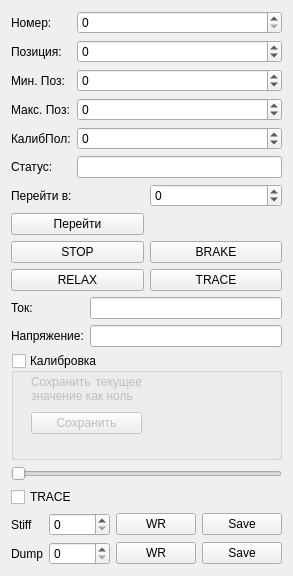
<?xml version="1.0" encoding="UTF-8"?>
<ui version="4.0">
 <class>DriverControllerWidget</class>
 <widget class="QWidget" name="DriverControllerWidget">
  <property name="geometry">
   <rect>
    <x>0</x>
    <y>0</y>
    <width>188</width>
    <height>576</height>
   </rect>
  </property>
  <property name="windowTitle">
   <string>Form</string>
  </property>
  <layout class="QVBoxLayout" name="verticalLayout_4">
   <item>
    <layout class="QGridLayout" name="gridLayout_2">
     <item row="0" column="0">
      <widget class="QLabel" name="label">
       <property name="text">
        <string>Номер:</string>
       </property>
      </widget>
     </item>
     <item row="0" column="1">
      <widget class="QSpinBox" name="spinNumber"/>
     </item>
     <item row="1" column="0">
      <widget class="QLabel" name="label_2">
       <property name="text">
        <string>Позиция:</string>
       </property>
      </widget>
     </item>
     <item row="1" column="1">
      <widget class="QSpinBox" name="spinPosition">
       <property name="minimum">
        <number>-100000</number>
       </property>
       <property name="maximum">
        <number>100000</number>
       </property>
      </widget>
     </item>
     <item row="2" column="0">
      <widget class="QLabel" name="label_3">
       <property name="text">
        <string>Мин. Поз:</string>
       </property>
      </widget>
     </item>
     <item row="2" column="1">
      <widget class="QSpinBox" name="spinMinPos">
       <property name="minimum">
        <number>-100000</number>
       </property>
       <property name="maximum">
        <number>100000</number>
       </property>
      </widget>
     </item>
     <item row="3" column="0">
      <widget class="QLabel" name="label_4">
       <property name="text">
        <string>Макс. Поз:</string>
       </property>
      </widget>
     </item>
     <item row="3" column="1">
      <widget class="QSpinBox" name="spinMaxPos">
       <property name="minimum">
        <number>-100000</number>
       </property>
       <property name="maximum">
        <number>100000</number>
       </property>
      </widget>
     </item>
     <item row="4" column="0">
      <widget class="QLabel" name="label_5">
       <property name="text">
        <string>КалибПол:</string>
       </property>
      </widget>
     </item>
     <item row="4" column="1">
      <widget class="QSpinBox" name="spinIlim">
       <property name="minimum">
        <number>-100000</number>
       </property>
       <property name="maximum">
        <number>100000</number>
       </property>
      </widget>
     </item>
     <item row="5" column="0">
      <widget class="QLabel" name="label_6">
       <property name="text">
        <string>Статус:</string>
       </property>
      </widget>
     </item>
     <item row="5" column="1">
      <widget class="QLineEdit" name="lineStatus">
       <property name="readOnly">
        <bool>true</bool>
       </property>
      </widget>
     </item>
    </layout>
   </item>
   <item>
    <layout class="QGridLayout" name="gridLayout_4">
     <item row="1" column="0">
      <widget class="QPushButton" name="ButtonPosSet">
       <property name="text">
        <string>Перейти</string>
       </property>
      </widget>
     </item>
     <item row="0" column="0">
      <widget class="QLabel" name="label_7">
       <property name="text">
        <string>Перейти в:</string>
       </property>
      </widget>
     </item>
     <item row="0" column="1">
      <widget class="QSpinBox" name="spinPosSet">
       <property name="minimum">
        <number>-100000</number>
       </property>
       <property name="maximum">
        <number>100000</number>
       </property>
      </widget>
     </item>
    </layout>
   </item>
   <item>
    <layout class="QGridLayout" name="gridLayout_3">
     <item row="0" column="0">
      <widget class="QPushButton" name="ButtonSTOP">
       <property name="text">
        <string>STOP</string>
       </property>
       <property name="checkable">
        <bool>true</bool>
       </property>
      </widget>
     </item>
     <item row="0" column="1">
      <widget class="QPushButton" name="ButtonBRAKE">
       <property name="text">
        <string>BRAKE</string>
       </property>
      </widget>
     </item>
     <item row="1" column="0">
      <widget class="QPushButton" name="ButtonRELAX">
       <property name="text">
        <string>RELAX</string>
       </property>
      </widget>
     </item>
     <item row="1" column="1">
      <widget class="QPushButton" name="ButtonTRACE">
       <property name="text">
        <string>TRACE</string>
       </property>
      </widget>
     </item>
    </layout>
   </item>
   <item>
    <layout class="QVBoxLayout" name="verticalLayout_2">
     <item>
      <layout class="QGridLayout" name="gridLayout">
       <item row="0" column="0">
        <widget class="QLabel" name="label_8">
         <property name="text">
          <string>Ток:</string>
         </property>
        </widget>
       </item>
       <item row="0" column="1">
        <widget class="QLineEdit" name="lineStatusI">
         <property name="readOnly">
          <bool>true</bool>
         </property>
        </widget>
       </item>
       <item row="1" column="0">
        <widget class="QLabel" name="label_9">
         <property name="text">
          <string>Напряжение:</string>
         </property>
        </widget>
       </item>
       <item row="1" column="1">
        <widget class="QLineEdit" name="lineStatusU">
         <property name="readOnly">
          <bool>true</bool>
         </property>
        </widget>
       </item>
      </layout>
     </item>
     <item>
      <widget class="QGroupBox" name="groupBoxCalibration">
       <property name="enabled">
        <bool>true</bool>
       </property>
       <property name="sizePolicy">
        <sizepolicy hsizetype="Expanding" vsizetype="Expanding">
         <horstretch>0</horstretch>
         <verstretch>0</verstretch>
        </sizepolicy>
       </property>
       <property name="title">
        <string>Калибровка</string>
       </property>
       <property name="checkable">
        <bool>true</bool>
       </property>
       <property name="checked">
        <bool>false</bool>
       </property>
       <widget class="QWidget" name="layoutWidget">
        <property name="geometry">
         <rect>
          <x>20</x>
          <y>20</y>
          <width>111</width>
          <height>61</height>
         </rect>
        </property>
        <layout class="QVBoxLayout" name="verticalLayout">
         <item>
          <widget class="QLabel" name="label_10">
           <property name="text">
            <string>&lt;html&gt;&lt;head/&gt;&lt;body&gt;&lt;p align=&quot;justify&quot;&gt;Сохранить текущее значение как ноль&lt;/p&gt;&lt;/body&gt;&lt;/html&gt;</string>
           </property>
           <property name="scaledContents">
            <bool>false</bool>
           </property>
           <property name="wordWrap">
            <bool>true</bool>
           </property>
          </widget>
         </item>
         <item>
          <widget class="QPushButton" name="ButtonSaveZero">
           <property name="text">
            <string>Сохранить</string>
           </property>
          </widget>
         </item>
        </layout>
       </widget>
      </widget>
     </item>
    </layout>
   </item>
   <item>
    <layout class="QVBoxLayout" name="verticalLayout_3">
     <item>
      <widget class="QSlider" name="SliderPosition">
       <property name="orientation">
        <enum>Qt::Horizontal</enum>
       </property>
      </widget>
     </item>
     <item>
      <widget class="QCheckBox" name="checkBoxTrace">
       <property name="text">
        <string>TRACE</string>
       </property>
      </widget>
     </item>
    </layout>
   </item>
   <item>
    <layout class="QGridLayout" name="gridLayout_5">
     <item row="0" column="0">
      <widget class="QLabel" name="label_11">
       <property name="text">
        <string>Stiff</string>
       </property>
      </widget>
     </item>
     <item row="0" column="1">
      <widget class="QSpinBox" name="spinStiff">
       <property name="maximum">
        <number>1000</number>
       </property>
      </widget>
     </item>
     <item row="0" column="2">
      <widget class="QPushButton" name="ButtonStiffWrite">
       <property name="text">
        <string>WR</string>
       </property>
      </widget>
     </item>
     <item row="0" column="3">
      <widget class="QPushButton" name="ButtonStiffSave">
       <property name="text">
        <string>Save</string>
       </property>
      </widget>
     </item>
     <item row="1" column="0">
      <widget class="QLabel" name="label_12">
       <property name="text">
        <string>Dump</string>
       </property>
      </widget>
     </item>
     <item row="1" column="1">
      <widget class="QSpinBox" name="spinDump">
       <property name="maximum">
        <number>10000</number>
       </property>
      </widget>
     </item>
     <item row="1" column="2">
      <widget class="QPushButton" name="ButtonDumpWrite">
       <property name="text">
        <string>WR</string>
       </property>
      </widget>
     </item>
     <item row="1" column="3">
      <widget class="QPushButton" name="ButtonDumpSave">
       <property name="text">
        <string>Save</string>
       </property>
      </widget>
     </item>
    </layout>
   </item>
  </layout>
 </widget>
 <resources/>
 <connections/>
</ui>
